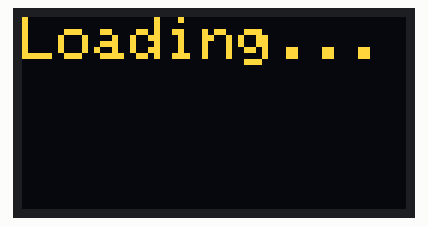
Simulated run of this sketch. Board: Arduino Uno, built with avr-gcc and run on an emulated ATmega328P. Shown: 128×64 one-colour display. The OLED is the two-colour kind (top 16 rows yellow).

Above: at 0.1 s.
At 1.1 s:
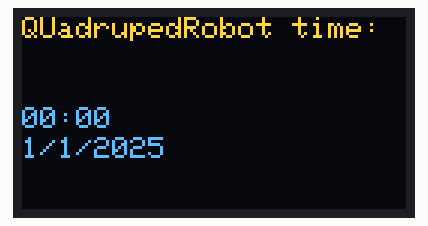
At 60.1 s:
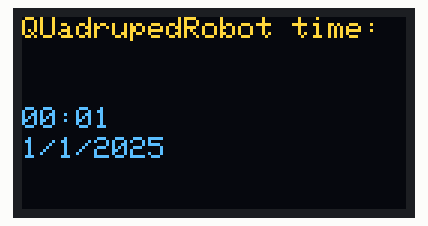

The sketch:

dogDisplay.ino
```cpp
#include <Wire.h>
#include <Adafruit_GFX.h>
#include <Adafruit_SSD1306.h>

#define SCREEN_WIDTH 128
#define SCREEN_HEIGHT 64
Adafruit_SSD1306 display(SCREEN_WIDTH, SCREEN_HEIGHT, &Wire, -1);

unsigned long previousMillis = 0;
int seconds = 0;
int minutes = 0;
int hours = 0;
int day = 1;
int month = 1;
int year = 2025;

void setup() {
  Serial.begin(9600);

  if (!display.begin(SSD1306_SWITCHCAPVCC, 0x3C)) {
    Serial.println(F("SSD1306 allocation failed"));
    for (;;);
  }

  display.clearDisplay();
  display.setTextSize(2);
  display.setTextColor(SSD1306_WHITE);
  display.setCursor(0, 0);
  display.println("Loading...");
  display.display();
  delay(1000);
}

void loop() {
  unsigned long currentMillis = millis();

  if (currentMillis - previousMillis >= 1000) {
    previousMillis = currentMillis;
    seconds++;

    if (seconds >= 60) {
      seconds = 0;
      minutes++;
    }
    if (minutes >= 60) {
      minutes = 0;
      hours++;
    }
    if (hours >= 24) {
      hours = 0;
      day++;
    }

    // Very basic date increment (doesn't account for months with 30 days, leap years, etc.)
    if (day > 30) {
      day = 1;
      month++;
    }
    if (month > 12) {
      month = 1;
      year++;
    }

    // Display Time
    display.clearDisplay();
    display.setTextSize(1);
    display.setCursor(0, 0);
    display.print("QUadrupedRobot time:");
    display.setTextSize(1);
    display.setCursor(0, 30);
    if (hours < 10) display.print('0');
    display.print(hours);
    display.print(':');
    if (minutes < 10) display.print('0');
    display.print(minutes);
    display.setTextSize(1);
    display.setCursor(0, 40);
    display.print(day);
    display.print('/');
    display.print(month);
    display.print('/');
    display.print(year);
    display.display();
  }
}
```

Measured:
- what the display in image 1 shows lasts 59.0 s, from 1.1 s to 60.1 s
- what the display in image 2 shows lasts 60.0 s, from 60.1 s to 120.1 s
